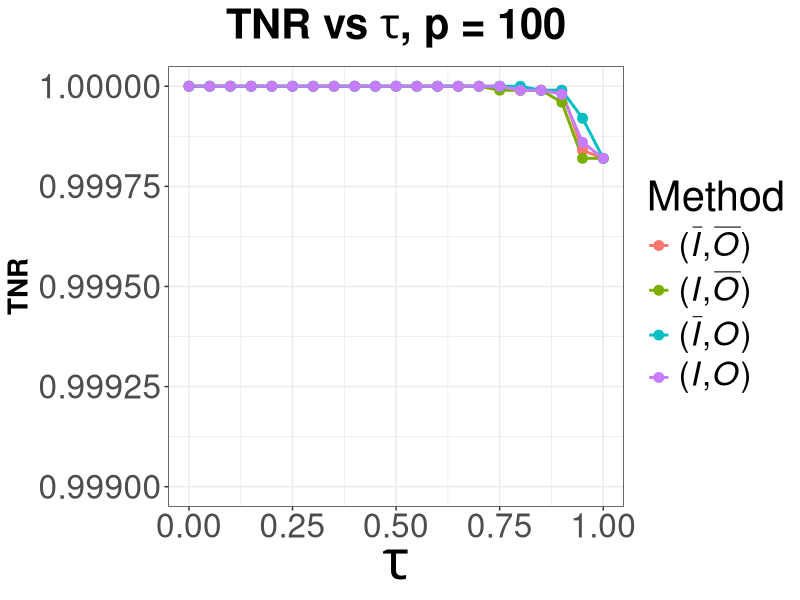
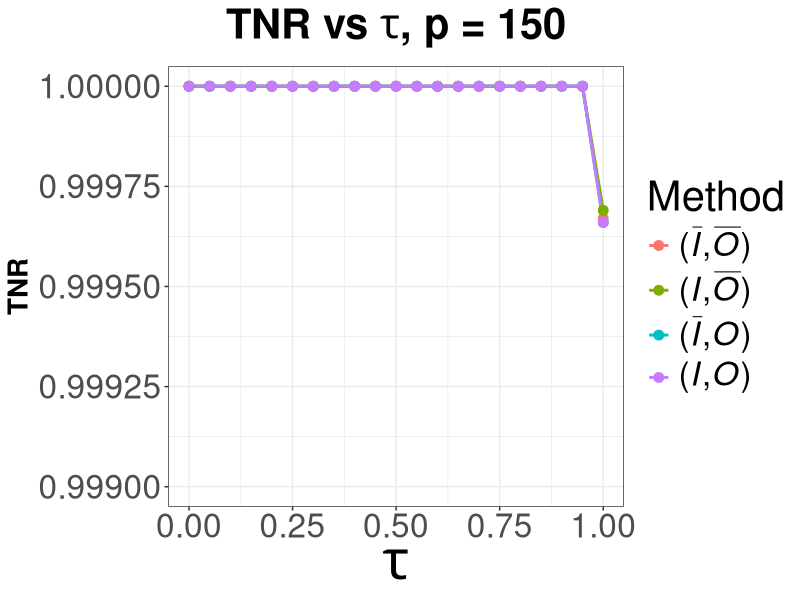
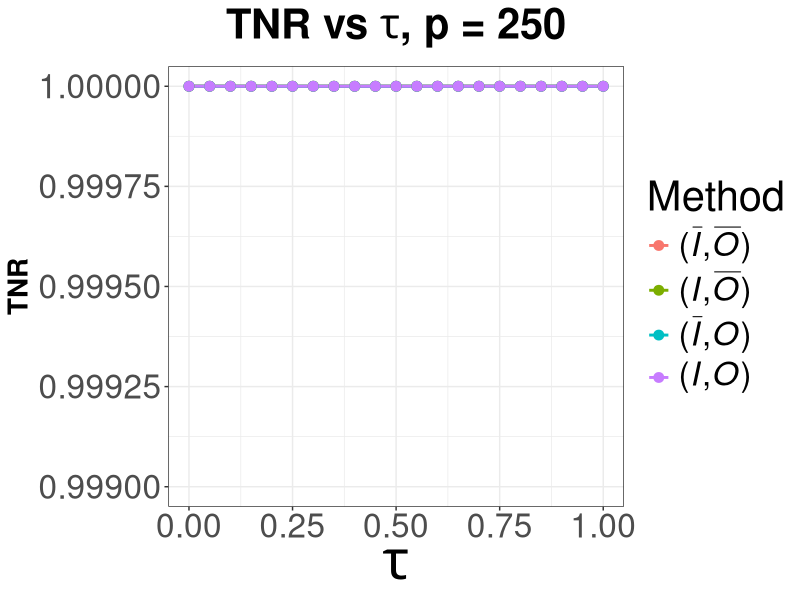

Write the R code that produced these figures, in order.
# SPDX-FileCopyrightText: 2006-2024 Knut Reinert & Freie Universität Berlin
# SPDX-FileCopyrightText: 2016-2024 Knut Reinert & MPI für molekulare Genetik
# SPDX-License-Identifier: BSD-3-Clause

library(ggplot2)
library(reshape2)

tau <- c(0.0, 0.05, 0.1, 0.15, 0.2, 0.25, 0.3, 0.35, 0.4, 0.45, 0.5, 0.55, 0.6, 0.65, 0.7, 0.75, 0.8, 0.85, 0.9, 0.95, 1.0)

#######################################################################################################################
# p = 100
#######################################################################################################################

simple <- c(1.0, 1.0, 1.0, 1.0, 1.0, 1.0, 1.0, 1.0, 1.0, 1.0, 1.0, 1.0, 1.0, 1.0, 1.0, 1.0, 0.99999, 0.99999, 0.99999, 0.99984, 0.99982)
indirect <- c(1.0, 1.0, 1.0, 1.0, 1.0, 1.0, 1.0, 1.0, 1.0, 1.0, 1.0, 1.0, 1.0, 1.0, 1.0, 0.99999, 0.99999, 0.99999, 0.99996, 0.99982, 0.99982)
overlapping <- c(1.0, 1.0, 1.0, 1.0, 1.0, 1.0, 1.0, 1.0, 1.0, 1.0, 1.0, 1.0, 1.0, 1.0, 1.0, 1.0, 1.0, 0.99999, 0.99999, 0.99992, 0.99982)
indirect_overlapping <- c(1.0, 1.0, 1.0, 1.0, 1.0, 1.0, 1.0, 1.0, 1.0, 1.0, 1.0, 1.0, 1.0, 1.0, 1.0, 1.0, 0.99999, 0.99999, 0.99998, 0.99986, 0.99982)

df <- data.frame(tau, simple, indirect, overlapping, indirect_overlapping)
colnames(df) <- c("tau", "Simple", "Indirect", "Overlap", "Both")
df2 <- melt(df, id = "tau", variable.name="Method")

tnr1 <- ggplot(df2, aes(x = tau, y = value, color = Method)) + 
  geom_line(size = 1) + 
  geom_point(size = 3) + 
  ylim(0.999, 1) +
  labs(title=expression(bold("TNR vs "*tau*", p = 100")),
       x =expression(tau), 
       y ="TNR") + 
  scale_colour_discrete(name = "Method", labels =c(expression("("*bar(italic("I"))*","*bar(italic("O"))*")"), 
                                                   expression("("*italic("I")*","*bar(italic("O"))*")"), 
                                                   expression("("*bar(italic("I"))*","*italic("O")*")"), 
                                                   expression("("*italic("I")*","*italic("O")*")"))) +
  theme_bw() +
  theme(text = element_text(size=30),
        plot.title = element_text(size=30, face="bold", hjust = 0.5),
        axis.title.x = element_text(size=40, face="bold"),
        axis.title.y = element_text(size=20, face="bold"),
        legend.text.align = 0)

#######################################################################################################################
# p = 150
#######################################################################################################################

simple <- c(1.0, 1.0, 1.0, 1.0, 1.0, 1.0, 1.0, 1.0, 1.0, 1.0, 1.0, 1.0, 1.0, 1.0, 1.0, 1.0, 1.0, 1.0, 1.0, 1.0, 0.99967)
indirect <- c(1.0, 1.0, 1.0, 1.0, 1.0, 1.0, 1.0, 1.0, 1.0, 1.0, 1.0, 1.0, 1.0, 1.0, 1.0, 1.0, 1.0, 1.0, 1.0, 1.0, 0.99969)
overlapping <- c(1.0, 1.0, 1.0, 1.0, 1.0, 1.0, 1.0, 1.0, 1.0, 1.0, 1.0, 1.0, 1.0, 1.0, 1.0, 1.0, 1.0, 1.0, 1.0, 1.0, 0.99966)
indirect_overlapping <- c(1.0, 1.0, 1.0, 1.0, 1.0, 1.0, 1.0, 1.0, 1.0, 1.0, 1.0, 1.0, 1.0, 1.0, 1.0, 1.0, 1.0, 1.0, 1.0, 1.0, 0.99966)

df <- data.frame(tau, simple, indirect, overlapping, indirect_overlapping)
colnames(df) <- c("tau", "Simple", "Indirect", "Overlap", "Both")
df2 <- melt(df, id = "tau", variable.name="Method")

tnr2 <- ggplot(df2, aes(x = tau, y = value, color = Method)) + 
  geom_line(size = 1) + 
  geom_point(size = 3) + 
  ylim(0.999, 1) +
  labs(title=expression(bold("TNR vs "*tau*", p = 150")),
       x =expression(tau), 
       y ="TNR") + 
  scale_colour_discrete(name = "Method", labels =c(expression("("*bar(italic("I"))*","*bar(italic("O"))*")"), 
                                                   expression("("*italic("I")*","*bar(italic("O"))*")"), 
                                                   expression("("*bar(italic("I"))*","*italic("O")*")"), 
                                                   expression("("*italic("I")*","*italic("O")*")"))) +
  theme_bw() +
  theme(text = element_text(size=30),
        plot.title = element_text(size=30, face="bold", hjust = 0.5),
        axis.title.x = element_text(size=40, face="bold"),
        axis.title.y = element_text(size=20, face="bold"),
        legend.text.align = 0)

#######################################################################################################################
# p = 250
#######################################################################################################################

simple <- c(1.0, 1.0, 1.0, 1.0, 1.0, 1.0, 1.0, 1.0, 1.0, 1.0, 1.0, 1.0, 1.0, 1.0, 1.0, 1.0, 1.0, 1.0, 1.0, 1.0, 1.0)
indirect <- c(1.0, 1.0, 1.0, 1.0, 1.0, 1.0, 1.0, 1.0, 1.0, 1.0, 1.0, 1.0, 1.0, 1.0, 1.0, 1.0, 1.0, 1.0, 1.0, 1.0, 1.0)
overlapping <- c(1.0, 1.0, 1.0, 1.0, 1.0, 1.0, 1.0, 1.0, 1.0, 1.0, 1.0, 1.0, 1.0, 1.0, 1.0, 1.0, 1.0, 1.0, 1.0, 1.0, 1.0)
indirect_overlapping <- c(1.0, 1.0, 1.0, 1.0, 1.0, 1.0, 1.0, 1.0, 1.0, 1.0, 1.0, 1.0, 1.0, 1.0, 1.0, 1.0, 1.0, 1.0, 1.0, 1.0, 1.0)

df <- data.frame(tau, simple, indirect, overlapping, indirect_overlapping)
colnames(df) <- c("tau", "Simple", "Indirect", "Overlap", "Both")
df2 <- melt(df, id = "tau", variable.name="Method")

tnr3 <- ggplot(df2, aes(x = tau, y = value, color = Method)) + 
  geom_line(size = 1) + 
  geom_point(size = 3) + 
  ylim(0.999, 1) +
  labs(title=expression(bold("TNR vs "*tau*", p = 250")),
       x =expression(tau), 
       y ="TNR") + 
  scale_colour_discrete(name = "Method", labels =c(expression("("*bar(italic("I"))*","*bar(italic("O"))*")"), 
                                                   expression("("*italic("I")*","*bar(italic("O"))*")"), 
                                                   expression("("*bar(italic("I"))*","*italic("O")*")"), 
                                                   expression("("*italic("I")*","*italic("O")*")"))) +
  theme_bw() +
  theme(text = element_text(size=30),
        plot.title = element_text(size=30, face="bold", hjust = 0.5),
        axis.title.x = element_text(size=40, face="bold"),
        axis.title.y = element_text(size=20, face="bold"),
        legend.text.align = 0)

#######################################################################################################################
# Save plots
#######################################################################################################################

ggsave(file="<DIR>/tnr_100.svg", plot=tnr1, width=16, height=9)
ggsave(file="<DIR>/tnr_150.svg", plot=tnr2, width=16, height=9)
ggsave(file="<DIR>/tnr_250.svg", plot=tnr3, width=16, height=9)
